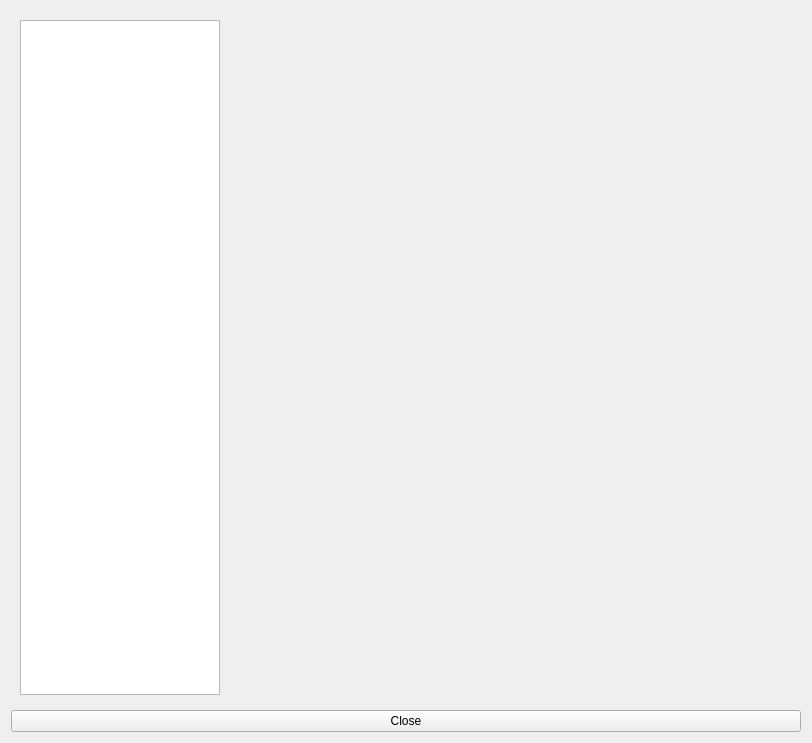
<?xml version="1.0" encoding="UTF-8"?>
<ui version="4.0">
 <class>Form</class>
 <widget class="QWidget" name="Form">
  <property name="geometry">
   <rect>
    <x>0</x>
    <y>0</y>
    <width>812</width>
    <height>743</height>
   </rect>
  </property>
  <property name="windowTitle">
   <string>Form</string>
  </property>
  <layout class="QGridLayout" name="gridLayout_2">
   <item row="0" column="0">
    <widget class="QWidget" name="widget" native="true">
     <layout class="QGridLayout" name="gridLayout">
      <item row="0" column="1">
       <widget class="QWidget" name="widget_setting_info" native="true"/>
      </item>
      <item row="0" column="0">
       <widget class="QListWidget" name="listWidget_settings">
        <property name="maximumSize">
         <size>
          <width>200</width>
          <height>16777215</height>
         </size>
        </property>
       </widget>
      </item>
     </layout>
    </widget>
   </item>
   <item row="1" column="0">
    <widget class="QPushButton" name="pushButton_close">
     <property name="text">
      <string>Close</string>
     </property>
    </widget>
   </item>
  </layout>
 </widget>
 <resources/>
 <connections/>
</ui>
